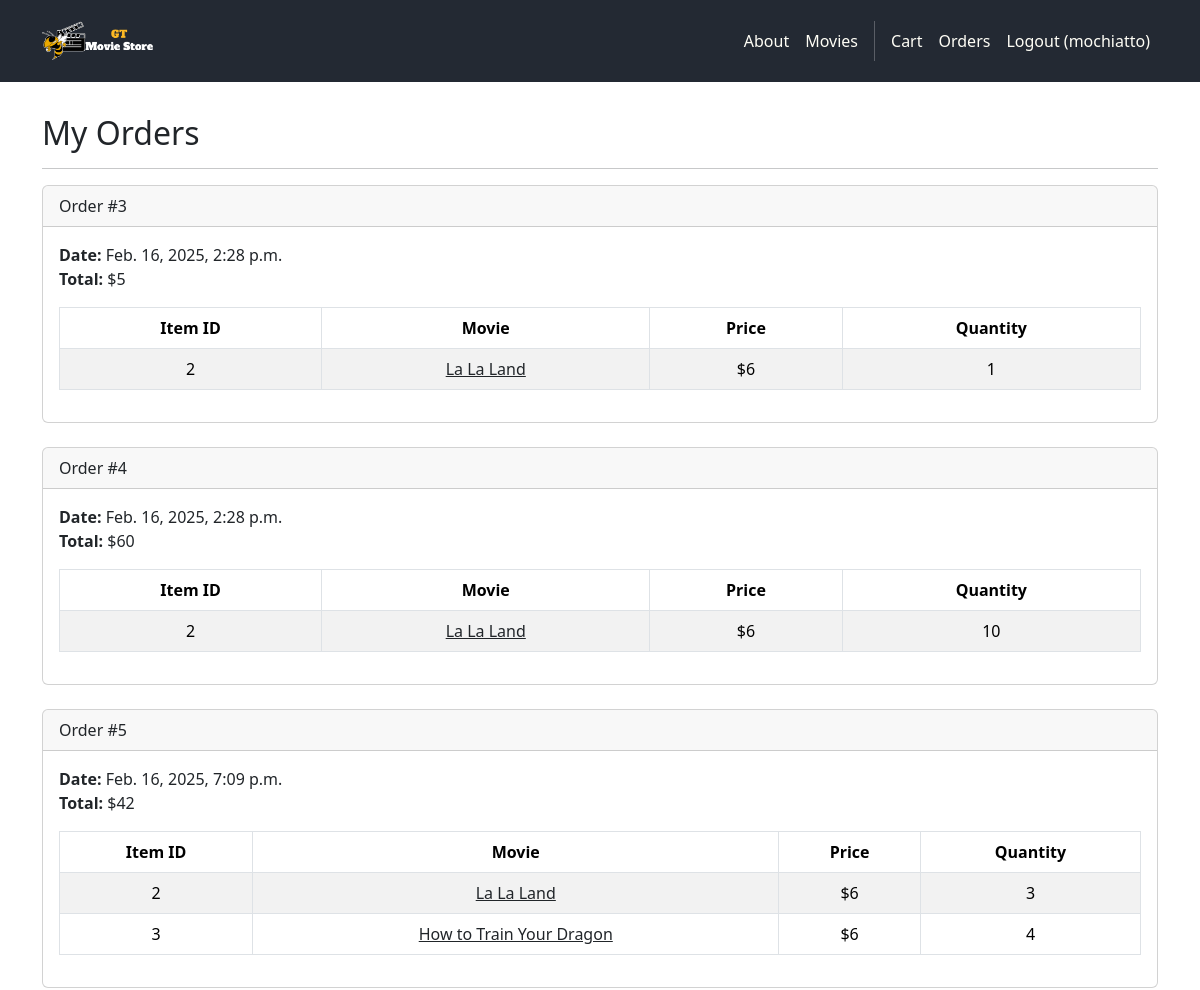
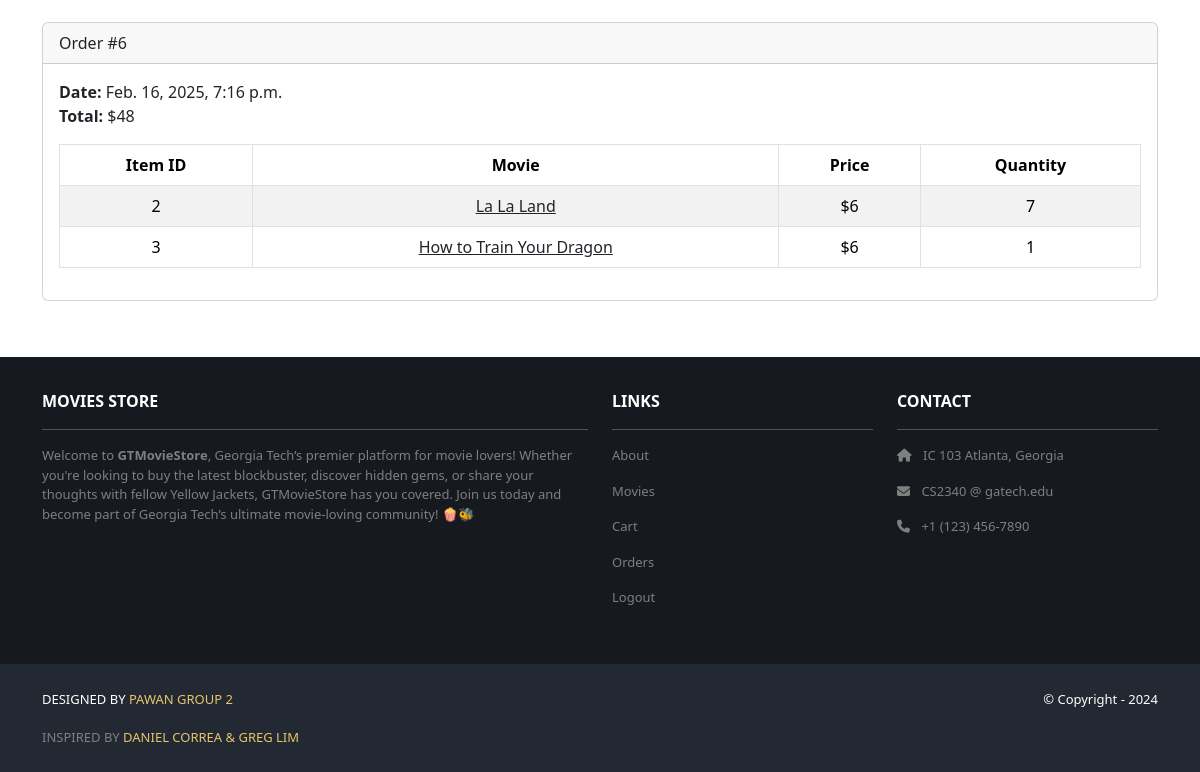
Page /accounts/orders/ (signed in) on the committed database (2 pictures, top to bottom).
### cart/models.py (models this page shows, shortened)
class Order(models.Model):
    id = models.AutoField(primary_key=True)
    total = models.IntegerField()
    date = models.DateTimeField(auto_now_add=True)
    user = models.ForeignKey(User, on_delete=models.CASCADE)

class Item(models.Model):
    id = models.AutoField(primary_key=True)
    price = models.IntegerField()
    quantity = models.IntegerField()
    order = models.ForeignKey(Order,
        on_delete=models.CASCADE)
    movie = models.ForeignKey(Movie,
        on_delete=models.CASCADE)

### movies/models.py (models this page shows, shortened)
class Movie(models.Model):
    id = models.AutoField(primary_key=True)
    name = models.CharField(max_length=255)
    release = models.PositiveIntegerField()
    director = models.CharField(max_length=255)
    price = models.IntegerField()
    description = models.TextField()
    image = models.ImageField(upload_to='movie_images/')

### accounts/views.py (the view)
# urls.py: path('orders/', views.orders, name='accounts.orders'),
@login_required
def orders(request):
    template_data = {}
    template_data['title'] = 'Orders'
    template_data['orders'] = request.user.order_set.all()
    return render(request, 'accounts/orders.html', {'template_data': template_data})

### accounts/templates/accounts/orders.html
{% extends 'base.html' %}
{% block content %}
<div class="p-3">
  <div class="container">
    <div class="row mt-3">
      <div class="col mx-auto mb-3">
        <h2>My Orders</h2>
        <hr />
        {% for order in template_data.orders %}
        <div class="card mb-4">
          <div class="card-header">Order #{{ order.id }}</div>
          <div class="card-body">
            <b>Date:</b> {{ order.date }}<br />
            <b>Total:</b> ${{ order.total }}<br />
            <table class="table table-bordered
              table-striped text-center mt-3">
              <thead>
                <tr>
                  <th scope="col">Item ID</th>
                  <th scope="col">Movie</th>
                  <th scope="col">Price</th>
                  <th scope="col">Quantity</th>
                </tr>
              </thead>
              <tbody>
                {% for item in order.item_set.all %}
                <tr>
                  <td>{{ item.movie.id }}</td>
                  <td>
                    <a class="link-dark" href="{% url 'movies.show' id=item.movie.id %}">{{ item.movie.name }}</a>
                  </td>
                  <td>${{ item.movie.price }}</td>
                  <td>{{ item.quantity }}</td>
                </tr>
                {% endfor %}
              </tbody>
            </table>
          </div>
        </div>
        {% endfor %}
      </div>
    </div>
  </div>
</div>
{% endblock content %}

### gtmovies/templates/base.html (shortened to what this page needs)
<!DOCTYPE html>
<html>
  {% load static %}
  <head>
    <link href="https://cdn.jsdelivr.net/npm/bootstrap@5.3.3/dist/css/bootstrap.min.css" rel="stylesheet">
    <link rel="stylesheet" href="https://cdnjs.cloudflare.com/ajax/libs/font-awesome/6.1.1/css/all.min.css">
    <link rel="stylesheet" type="text/css" href="{% static 'css/style.css' %}">
  </head>
  <body style = "min-height: 100vh; display: flex; flex-direction: column;">
    <nav class="p-3 navbar navbar-dark bg-dark navbar-expand-lg"">
      <div class="container">
        <a class="navbar-brand" href="{% url 'home.index' %}">
          <img src="{% static 'img/logo.png' %}" alt="logo" height="40" />
        </a>
        <div class="collapse navbar-collapse" id="navbarNavAltMarkup">
          <div class="navbar-nav ms-auto navbar-ml">
            <a class="nav-link" href="{% url 'home.about' %}">About</a>
            <a class="nav-link" href="{% url 'movies.index' %}">Movies</a>
            {% if user.is_authenticated %}
            <a class="nav-link" href="{% url 'cart.index' %}">Cart</a>
            <a class="nav-link" href="{% url 'accounts.orders' %}">Orders</a>
            <a class="nav-link" href="{% url 'accounts.logout' %}">Logout ({{user.username }})</a>
            {% else %}
            <a class="nav-link" href="{% url 'accounts.login' %}">Login</a>
            <a class="nav-link" href="{% url 'accounts.signup' %}">Sign Up</a>
            {% endif %}
          </div>
        </div>
      </div>
    </nav>
    <div>
      {% block content %}
      {% endblock content %}
    </div>
    <section class="p-3 ms-footer d-none d-md-block" style = "margin-top: auto;">
      <div class="container">
        <div class="row mt-3 text-white">
          <div class="col-md-6 col-lg-6 col-xl-6 mx-auto mb-4">
            <b>MOVIES STORE</b>
            <hr />
            <p>Welcome to <strong>GTMovieStore</strong>, Georgia Tech’s premier platform for movie lovers! Whether you're looking to buy the latest blockbuster, discover hidden gems, or share your thoughts with fellow Yellow Jackets, GTMovieStore has you covered. Join us today and become part of Georgia Tech’s ultimate movie-loving community! <span class="emoji">🍿🐝</span></p>
          </div>
          <div class="col-md-3 col-lg-3 col-xl-3 mx-auto mb-4">
            <b>LINKS</b>
            <hr />
            <p><a class="nav-link" href="{% url 'home.about' %}">About</a></p>
            <p><a class="nav-link" href="{% url 'movies.index' %}">Movies</a></p>
            {% if user.is_authenticated %}
              <p><a class="nav-link" href="{% url 'cart.index' %}">Cart</a></p>
              <p><a class="nav-link" href="{% url 'accounts.orders' %}">Orders</a></p>
              <p><a class="nav-link" href="{% url 'accounts.logout' %}">Logout</a></p>
            {% else %}
              <p><a class="nav-link" href="{% url 'accounts.login' %}">Login</a></p>
              <p><a class="nav-link" href="{% url 'accounts.signup' %}">Sign Up</a></p>
            {% endif%}
          </div>
          <div class="col-md-3 col-lg-3 col-xl-3 mx-auto mb-4">
            <b>CONTACT</b>
            <hr />
            <p><i class="fas fa-home me-2"></i> IC 103 Atlanta, Georgia</p>
            <p><i class="fas fa-envelope me-2"></i> CS2340 @ gatech.edu</p>
            <p><i class="fas fa-phone me-2"></i> +1 (123) 456-7890</p>
          </div>
        </div>
      </div>
    </section>
    <section class="p-3 ms-footer-bottom bg-dark">
      <div class="container d-flex justify-content-between">
        <div class="me-5 text-white">
          <span>DESIGNED BY <a href="https://sites.google.com/view/cs2340-pawan2-project1?usp=sharing" target="_blank">PAWAN GROUP 2</a>
            <br>
            <p style = "color: gray; display: inline;">INSPIRED BY </p> <a href="" target="_blank">DANIEL CORREA & GREG LIM</a>
          </span>
        </div>
        <div class="text-white">
          <span>© Copyright - 2024</span>
        </div>
      </div>
    </section>
  </body>
</html>

### gtmovies/static/css/style.css (style rules this page uses)
.navbar a.nav-link { color: #FFFEF6 !important; }
.bg-dark { background-color: #232933 !important; }
.ms-footer { background-color: #16191f; }
.ms-footer p { color: #7F7F7F; font-size: 13px; }
.ms-footer-bottom span { font-size: 13px; line-height: 38px; }
.ms-footer-bottom a { color: #e6c56c; text-decoration: none; }

### rows in the picture
Order: id "3", date "Feb. 16, 2025, 2:28 p.m.", total "5"
Item: movie.id "2", movie.name "La La Land", movie.price "6", quantity "1"
Order: id "4", date "Feb. 16, 2025, 2:28 p.m.", total "60"
Item: movie.id "2", movie.name "La La Land", movie.price "6", quantity "10"
Order: id "5", date "Feb. 16, 2025, 7:09 p.m.", total "42"
Item: movie.id "2", movie.name "La La Land", movie.price "6", quantity "3"
Item: movie.id "3", movie.name "How to Train Your Dragon", movie.price "6", quantity "4"
Order: id "6", date "Feb. 16, 2025, 7:16 p.m.", total "48"
Item: movie.id "2", movie.name "La La Land", movie.price "6", quantity "7"
Item: movie.id "3", movie.name "How to Train Your Dragon", movie.price "6", quantity "1"

### other values in the picture
{{ user.username }} "mochiatto"
